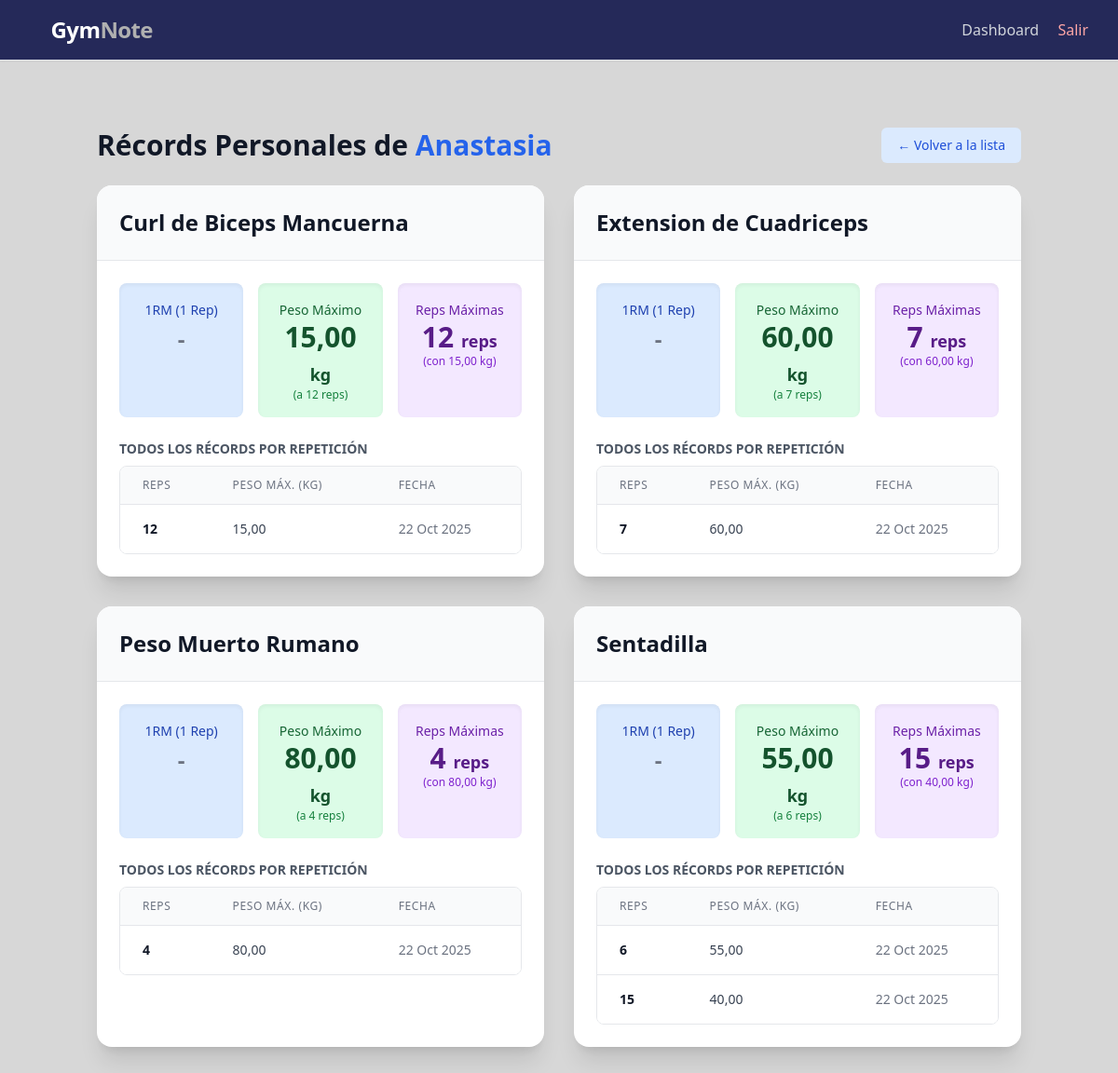
The page /entrenador/atleta/3/records/ (signed in) on the database as committed earlier.
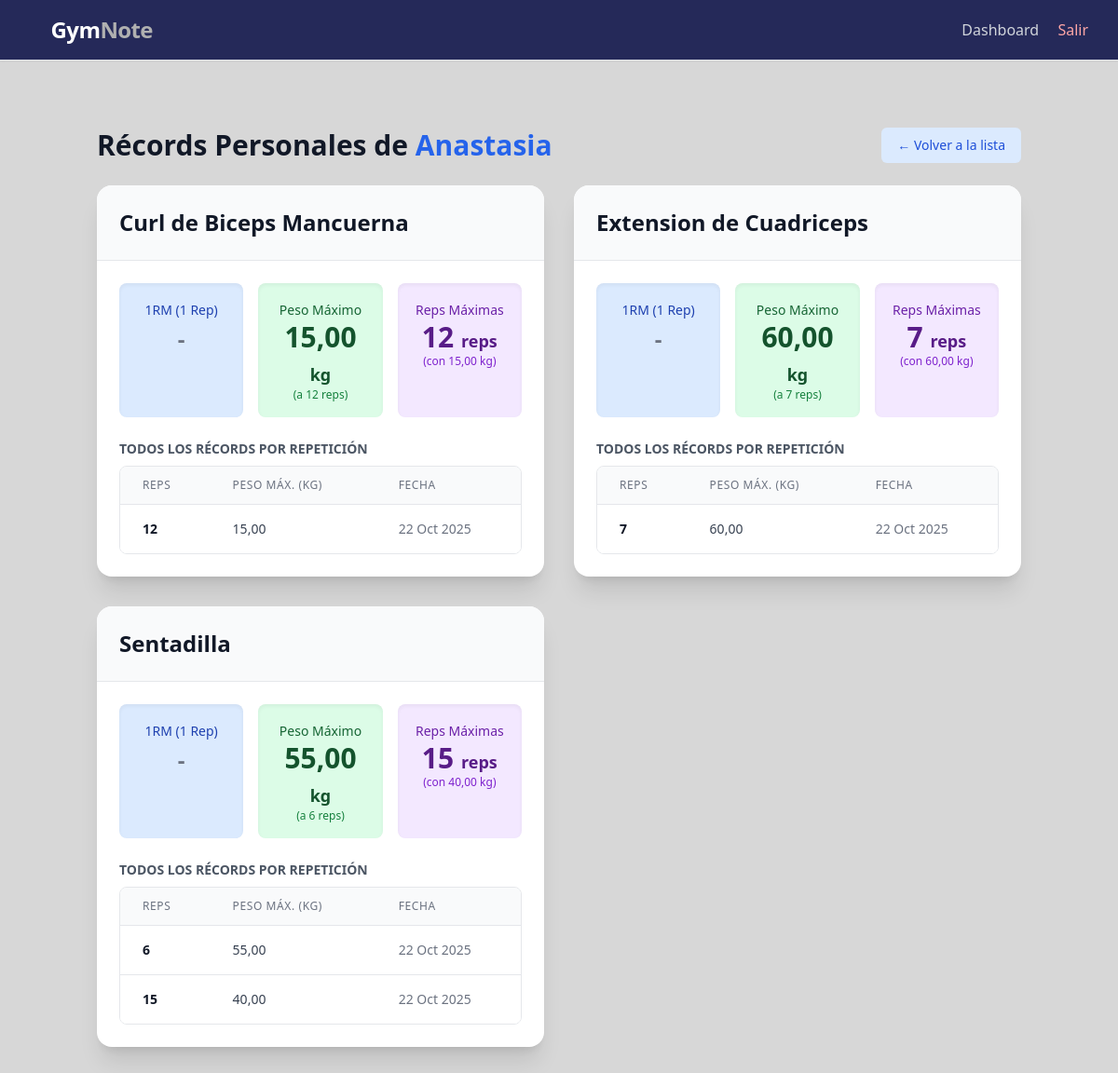
The same page on the database as committed later.
### core/models.py (models this page shows, shortened)
class PerfilUsuario(models.Model):
    TIPO_USUARIO = [
        ('entrenador', 'Entrenador'),
        ('atleta', 'Atleta'),
    ]
    user = models.OneToOneField(
        User,
        on_delete=models.CASCADE,
        related_name='perfil'  # Permite acceder al perfil mediante user.perfil
    )
    tipo = models.CharField(max_length=20, choices=TIPO_USUARIO)
    nombre = models.CharField(max_length=100)
    email = models.EmailField(unique=True)
    peso = models.DecimalField(
        max_digits=5,
        decimal_places=2,
        null=True,
        blank=True,
        help_text="Peso en kilogramos (solo atletas)"
    )
    entrenador = models.ForeignKey(
        'self',
        on_delete=models.SET_NULL,
        null=True,
        blank=True,
        related_name='atletas',  # Permite acceder a los atletas desde entrenador.atletas.all()
        help_text="Entrenador asignado (solo para atletas)"
    )
    class Meta:
        verbose_name = "Perfil de Usuario"
        verbose_name_plural = "Perfiles de Usuarios"
        ordering = ["nombre"]
    def get_marcas_personales(self):
        if self.tipo != 'atleta':
            return []  # Los entrenadores no tienen PRs personales
        series_validas = SerieEjercicio.objects.filter(
            detalle_entrenamiento__entrenamiento__atleta=self,
            peso_real__isnull=False,
            repeticiones_reales__isnull=False,
            peso_real__gt=0,
            repeticiones_reales__gt=0
        ).select_related(
            'detalle_entrenamiento__ejercicio',
            'detalle_entrenamiento__entrenamiento'
        )
        marcas_por_ejercicio = {}
        for serie in series_validas:
            ejercicio = serie.detalle_entrenamiento.ejercicio
            peso = Decimal(str(serie.peso_real))
            reps = serie.repeticiones_reales
            fecha = serie.detalle_entrenamiento.entrenamiento.created_at
            if ejercicio.id not in marcas_por_ejercicio:
                marcas_por_ejercicio[ejercicio.id] = {
                    'ejercicio': ejercicio,
                    'records_por_reps': {}
                }
            records = marcas_por_ejercicio[ejercicio.id]['records_por_reps']
            if reps not in records or peso > records[reps]['peso']:
                records[reps] = {
                    'peso': peso,
                    'repeticiones': reps,
                    'fecha': fecha
                }
            elif peso == records[reps]['peso'] and fecha > records[reps]['fecha']:
                records[reps]['fecha'] = fecha
        marcas_finales = []
        for ejercicio_id, data in marcas_por_ejercicio.items():
            records_lista = list(data['records_por_reps'].values())
            if not records_lista:
                continue
            record_max_peso = None
            record_max_reps = None
            record_max_peso_1rm = None
            for record in records_lista:
                if record_max_peso is None or record['peso'] > record_max_peso['peso']:
                    record_max_peso = record.copy()
                if record_max_reps is None or record['repeticiones'] > record_max_reps['repeticiones']:
                    record_max_reps = record.copy()
                if record['repeticiones'] == 1:
                    if record_max_peso_1rm is None or record['peso'] > record_max_peso_1rm['peso']:
                        record_max_peso_1rm = record.copy()
            marcas_no_dominadas = []
            for record_a in records_lista:
                es_dominado = False
                for record_b in records_lista:
                    if record_a == record_b:
                        continue
                    if (record_b['peso'] >= record_a['peso'] and
                        record_b['repeticiones'] > record_a['repeticiones']):
                        es_dominado = True
                        break # 'record_a' es dominado, no necesitamos seguir
                if not es_dominado:
                    marcas_no_dominadas.append(record_a)
            marcas_no_dominadas.sort(key=lambda x: x['repeticiones'])
            marcas_finales.append({
                'ejercicio': data['ejercicio'],
                'records_por_reps': marcas_no_dominadas,  # <-- ¡Usamos la lista filtrada!
                'record_max_peso': record_max_peso,
                'record_max_reps': record_max_reps,
                'record_max_peso_1rm': record_max_peso_1rm,
            })
        marcas_finales.sort(key=lambda x: x['ejercicio'].nombre)
        return marcas_finales

class Ejercicio(models.Model):
    nombre = models.CharField(max_length=150)
    video = models.URLField(blank=True, null=True)
    created_at = models.DateTimeField(auto_now_add=True)
    uploaded_at = models.DateTimeField(auto_now_add=True)
    class Meta:
        verbose_name = "Ejercicio"
        verbose_name_plural = "Ejercicios"
        ordering = ["nombre"]

class Entrenamiento(models.Model):
    entrenador = models.ForeignKey(
        PerfilUsuario,
        on_delete=models.CASCADE,
        limit_choices_to={'tipo': 'entrenador'},  # Restringe la selección a usuarios con rol de entrenador.
        related_name='entrenamientos_creados'
    )
    atleta = models.ForeignKey(
        PerfilUsuario,
        on_delete=models.CASCADE,
        limit_choices_to={'tipo': 'atleta'},  # Restringe la selección a usuarios con rol de atleta.
        related_name='entrenamientos'
    )
    nombre = models.CharField(max_length=150, help_text="Nombre del entrenamiento")
    notas = models.TextField(blank=True, help_text="Notas o comentarios del entrenamiento")
    ejercicios = models.ManyToManyField(
        Ejercicio,
        through='DetalleEntrenamiento',
        related_name='entrenamientos'
    )
    created_at = models.DateTimeField(auto_now_add=True)
    updated_at = models.DateTimeField(auto_now=True)
    class Meta:
        verbose_name = "Entrenamiento"
        verbose_name_plural = "Entrenamientos"
        ordering = ["-created_at"]  # Orden descendente por fecha de creación.

### core/views.py (the view, shortened to what this page needs)
# urls.py: path('entrenador/atleta/<int:pk>/records/', AtletaRecordDetailView.as_view(), name='atleta_record_detail'),
class AtletaRecordDetailView(LoginRequiredMixin, UserPassesTestMixin, DetailView):
    model = PerfilUsuario
    template_name = 'core/entrenador/atleta_record.html'
    context_object_name = 'atleta' # El atleta estará disponible como 'atleta' en el template
    def get_context_data(self, **kwargs):
        context = super().get_context_data(**kwargs)
        atleta = self.get_object()
        context['marcas'] = atleta.get_marcas_personales()
        return context
    def test_func(self):
        if not hasattr(self.request.user, 'perfil'):
            return False
        perfil_entrenador = self.request.user.perfil
        if perfil_entrenador.tipo != 'entrenador':
            return False
        atleta_a_ver = self.get_object()
        return atleta_a_ver.entrenador == perfil_entrenador

### templates/core/entrenador/atleta_record.html (shortened to what this page needs)
{% extends 'base.html' %}
{% load humanize %} {% block title %}Récords de {{ atleta.nombre }}{% endblock %}
{% block content %}
<div class="container mx-auto px-4 py-8">
    <div class="flex justify-between items-center mb-6">
        <h1 class="text-3xl font-bold text-gray-900 dark:text-white">
            Récords Personales de <span class="text-blue-600">{{ atleta.nombre }}</span>
        </h1>
        <a href="{% url 'lista_atletas' %}" class="inline-flex items-center px-4 py-2 border border-transparent text-sm font-medium rounded-md text-blue-700 bg-blue-100 hover:bg-blue-200 dark:bg-blue-800 dark:text-blue-100 dark:hover:bg-blue-700">
            &larr; Volver a la lista
        </a>
    </div>
    <div class="grid grid-cols-1 lg:grid-cols-2 gap-8">
        {% for marca in marcas %}
        <article class="bg-white dark:bg-gray-800 rounded-2xl shadow-xl overflow-hidden transform hover:scale-[1.02] transition-transform duration-300">
            <header class="p-6 bg-gray-50 dark:bg-gray-900 border-b border-gray-200 dark:border-gray-700">
                <h2 class="text-2xl font-bold text-gray-900 dark:text-white">{{ marca.ejercicio.nombre }}</h2>
            </header>
            <div class="p-6">
                <div class="grid grid-cols-1 md:grid-cols-3 gap-4 mb-6 text-center">
                    <div class="bg-blue-100 dark:bg-blue-900 p-4 rounded-lg shadow-inner">
                        <span class="text-sm font-medium text-blue-800 dark:text-blue-200">1RM (1 Rep)</span>
                        <p class="text-3xl font-bold text-blue-900 dark:text-white">
                            {% if marca.record_max_peso_1rm %}
                                {{ marca.record_max_peso_1rm.peso|floatformat:2 }} <span class="text-lg">kg</span>
                            {% else %}
                                <span class="text-2xl text-gray-500">-</span>
                            {% endif %}
                        </p>
                    </div>
                    <div class="bg-green-100 dark:bg-green-900 p-4 rounded-lg shadow-inner">
                        <span class="text-sm font-medium text-green-800 dark:text-green-200">Peso Máximo</span>
                        <p class="text-3xl font-bold text-green-900 dark:text-white">
                            {% if marca.record_max_peso %}
                                {{ marca.record_max_peso.peso|floatformat:2 }} <span class="text-lg">kg</span>
                                <span class="block text-xs font-normal text-green-700 dark:text-green-300">
                                    (a {{ marca.record_max_peso.repeticiones }} reps)
                                </span>
                            {% else %}
                                <span class="text-2xl text-gray-500">-</span>
                            {% endif %}
                        </p>
                    </div>
                    <div class="bg-purple-100 dark:bg-purple-900 p-4 rounded-lg shadow-inner">
                        <span class="text-sm font-medium text-purple-800 dark:text-purple-200">Reps Máximas</span>
                        <p class="text-3xl font-bold text-purple-900 dark:text-white">
                            {% if marca.record_max_reps %}
                                {{ marca.record_max_reps.repeticiones }} <span class="text-lg">reps</span>
                                <span class="block text-xs font-normal text-purple-700 dark:text-purple-300">
                                    (con {{ marca.record_max_reps.peso|floatformat:2 }} kg)
                                </span>
                            {% else %}
                                <span class="text-2xl text-gray-500">-</span>
                            {% endif %}
                        </p>
                    </div>
                </div>
                <h4 class="text-sm font-semibold text-gray-600 dark:text-gray-400 mb-2 uppercase">Todos los Récords por Repetición</h4>
                <div class="max-h-60 overflow-y-auto rounded-lg border dark:border-gray-700">
                    <table class="min-w-full divide-y divide-gray-200 dark:divide-gray-700">
                        <thead class="bg-gray-50 dark:bg-gray-700 sticky top-0">
                            <tr>
                                <th scope="col" class="px-6 py-3 text-left text-xs font-medium text-gray-500 dark:text-gray-300 uppercase tracking-wider">Reps</th>
                                <th scope="col" class="px-6 py-3 text-left text-xs font-medium text-gray-500 dark:text-gray-300 uppercase tracking-wider">Peso Máx. (kg)</th>
                                <th scope="col" class="px-6 py-3 text-left text-xs font-medium text-gray-500 dark:text-gray-300 uppercase tracking-wider">Fecha</th>
                            </tr>
                        </thead>
                        <tbody class="bg-white dark:bg-gray-800 divide-y divide-gray-200 dark:divide-gray-700">
                            {% for record in marca.records_por_reps %}
                            <tr>
                                <td class="px-6 py-4 whitespace-nowrap text-sm font-bold text-gray-900 dark:text-white">{{ record.repeticiones }}</td>
                                <td class="px-6 py-4 whitespace-nowrap text-sm text-gray-700 dark:text-gray-200">{{ record.peso|floatformat:2 }}</td>
                                <td class="px-6 py-4 whitespace-nowrap text-sm text-gray-500 dark:text-gray-400">{{ record.fecha|date:"d M Y" }}</td>
                            </tr>
                            {% endfor %}
                        </tbody>
                    </table>
                </div>
            </div>
        </article>
        {% endfor %}
    </div>
</div>
{% endblock %}

### templates/base.html (shortened to what this page needs)
<!DOCTYPE html>
<html lang="es" class="h-full bg-[#D7D7D7]">
<head>
    <script src="https://cdn.tailwindcss.com"></script>
</head>
<body class="h-full antialiased font-sans">
    {% block main_wrapper %}
        <header class="bg-[#252959] shadow-sm border-b border-gray-200">
            <div class="max-w-7xl mx-auto py-4 px-4 sm:px-6 lg:px-8 flex justify-between items-center">
                <h1 class="text-2xl font-bold text-white tracking-tight">
     <a href="{% url 'dashboard' %}">Gym<span class="text-[#B0B0B0]">Note</span></a>
 </h1>
                <nav class="space-x-4">
                    {% if user.is_authenticated %}
                        <a href="{% url 'dashboard' %}" class="text-gray-300 hover:text-white transition">Dashboard</a>
                        <a href="{% url 'logout' %}" class="text-red-300 hover:text-red-400 transition">Salir</a>
                    {% else %}
                        <a href="{% url 'login' %}" class="text-gray-300 hover:text-white transition">Acceder</a>
                        <a href="{% url 'registro' %}" class="bg-primary text-white py-1.5 px-4 rounded-md hover:bg-indigo-700 transition">Regístrate</a>
                    {% endif %}
                </nav>
            </div>
        </header>
        <main class="py-10">
            <div class="max-w-7xl mx-auto sm:px-6 lg:px-8">
                {% block content %}
                {% endblock %}
            </div>
        </main>
    {% endblock main_wrapper %}
</body>
</html>

Rows that differ between the two databases and show on the page:
removed Ejercicio: ejercicio.nombre "Peso Muerto Rumano", record_max_peso.peso "80,00", record_max_peso.repeticiones "4", record_max_reps.repeticiones "4", record_max_reps.peso "80,00", repeticiones "4", peso "80,00", {{ record.fecha|date:"d M Y" }} "22 Oct 2025"
